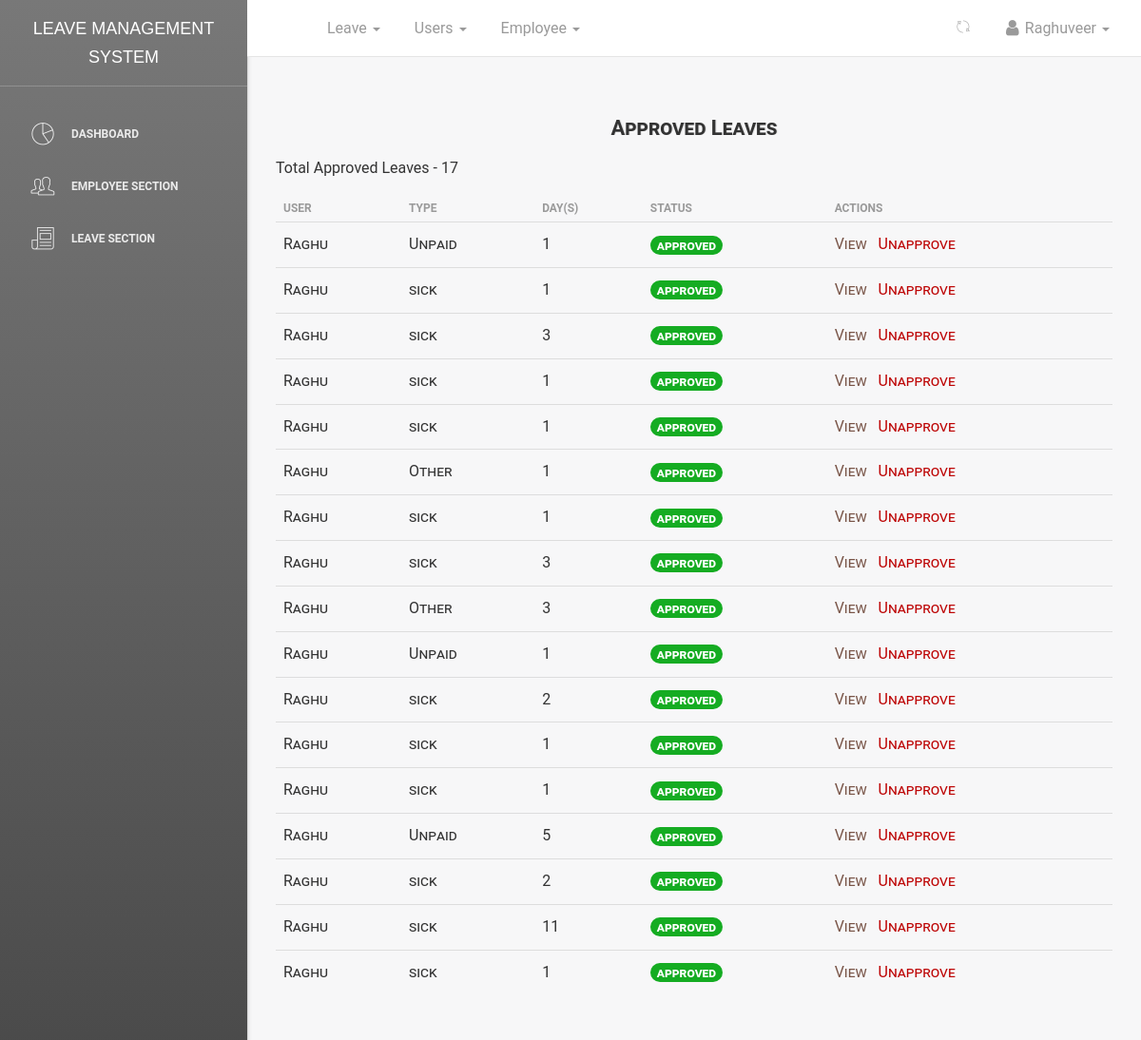
/dashboard/leaves/approved/all/ (signed in), run on an earlier commit of the app's database.
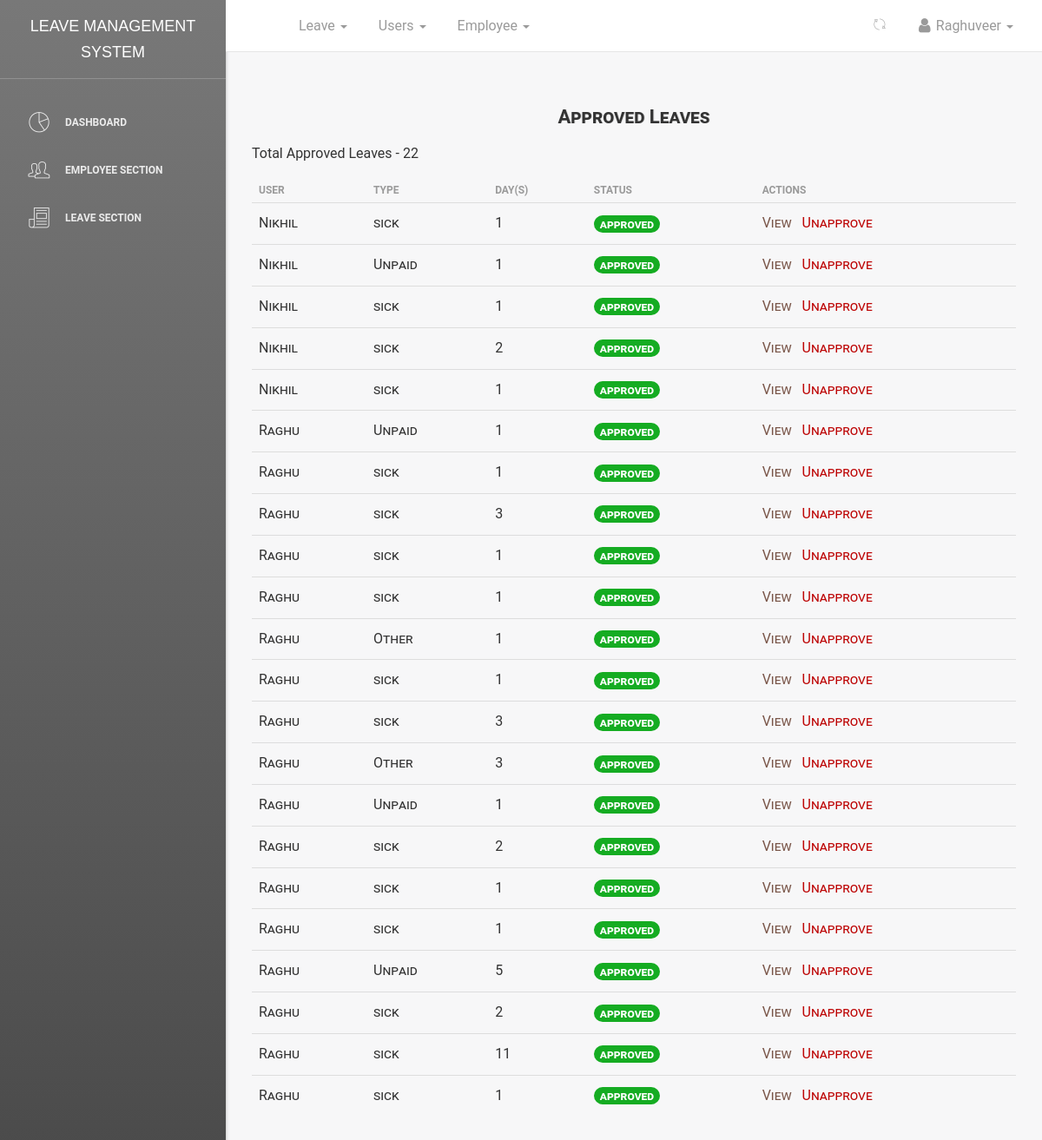
And on a later commit of the database.
### leave/models.py (models this page shows, shortened)
class Leave(models.Model):
    user = models.ForeignKey(User, on_delete=models.CASCADE, default=1)
    startdate = models.DateField(verbose_name=_('Start Date'), help_text='leave start date is on ..', null=True,
                                 blank=False)
    enddate = models.DateField(verbose_name=_('End Date'), help_text='coming back on ...', null=True, blank=False)
    leavetype = models.CharField(choices=LEAVE_TYPE, max_length=25, default=SICK, null=True, blank=False)
    reason = models.CharField(verbose_name=_('Reason for Leave'), max_length=255,
                              help_text='add additional information for leave', null=True, blank=True)
    status = models.CharField(max_length=12, default='pending')  # pending,approved,rejected,cancelled
    is_approved = models.BooleanField(default=False)  # hide
    updated = models.DateTimeField(auto_now=True, auto_now_add=False)
    created = models.DateTimeField(auto_now=False, auto_now_add=True)
    objects = LeaveManager()
    Tempdays = 0
    date_of_approved_leave = 0
    class Meta:
        verbose_name = _('Leave')
        verbose_name_plural = _('Leaves')
        ordering = ['-created']  # recent objects
    def businessDays(self, startdate, enddate):
        from datetime import datetime, timedelta
        test_date1, test_date2 = startdate, enddate
        dates = (test_date1 + timedelta(idx + 1)
                 for idx in range((test_date2 - test_date1).days))
        res = sum(1 for day in dates if day.weekday() < 5)
        holiday_list = [
            (12, 25),  # Christmas
            (1, 1)  # New Year
        ]
        for month, day in holiday_list:
            if (startdate.month == month and startdate.day <= day) or (enddate.month == month and enddate.day >= day):
                res -= 1
        return res
    @property
    def leave_days(self):
        days_count = ''
        startdate = self.startdate
        enddate = self.enddate
        if startdate > enddate:
            return
        dates = (enddate - startdate)
        Leave.Tempdays = dates.days
        print("leaves applied", Leave.Tempdays)
        busineesDay = self.businessDays(startdate, enddate)
        print("busineesDay : ", busineesDay)
        Leave.Tempdays = busineesDay
        Leave.date_of_approved_leave = self.created
        return busineesDay

### dashboard/views.py (the view)
# urls.py: path('leaves/approved/all/', views.leaves_approved_list, name='approvedleaveslist'),
def leaves_approved_list(request):
    if not request.user.is_superuser:
        return redirect('/')
    department_id = None
    if request.user.username == "Raghuveer":
        department_id = 3
    elif request.user.username == "Akhil":
        department_id = 4
    elif request.user.username == "Vasu":
        department_id = 2
    if department_id:
        leaves = Leave.objects.all_approved_leaves().filter(user__employee__department_id=department_id)
    return render(request, 'dashboard/leaves_approved.html', {'leave_list': leaves, 'title': 'approved leave list'})

### leave/manager.py (called while the page is built)
    def all_approved_leaves(self):
        return super().get_queryset().filter(status='approved')

### templates/dashboard/leaves_approved.html (shortened to what this page needs)
{% extends '_layout.html' %}
{% block navheader %}
{% include 'includes/navheader_employee_app.html' %}
{% endblock %}
{% block content %}
<section class="content">
    <section class="container-fluid">
        <section class="row">
            <section class="col col-sm-12 offset-sm-2">
                <div class="table-responsive table-shadow">
                    <div class="text-center table-description">
                        <h4 class="title-h3" style="text-shadow: 1px 0px rgba(0,0,0,0.11)">Approved Leaves</h4>
                    </div>
                    <section class="total-leaves-count">
                        {% if leave_list %}
                        <p>Total Approved Leaves - <span>{{ leave_list.count }}</span></p>
                        {% endif %}
                    </section>
                    <table class="table">
                        <thead>
                        <tr>
                            <th scope="col"><b>User</b></th>
                            <th scope="col"><b>Type</b></th>
                            <th scope="col"><b>Day(s)</b></th>
                            <th scope="col"><b>Status</b></th>
                            <th scope="col"><b>Actions</b></th>
                        </tr>
                        </thead>
                        <tbody>
                        {% for leave in leave_list %}
                        <tr>
                            <td>{{ leave.user }}</td>
                            <td>{{ leave.leavetype}}</td>
                            <td>{{ leave.leave_days }}</td>
                            <td><span class="badge badge-success"
                                      style="background-color:rgb(21, 172, 34); font-size: 14px;">{{ leave.status }}</span>
                            </td>
                            <td>
                                <a href="{% url 'dashboard:userleaveview' leave.id %}" style="color: #795548;">
                                    <span>View &nbsp;</span>
                                </a>
                                <a href="{% url 'dashboard:userleaveunapprove' leave.id %}" style="color:#bd0404;">
                                    <span>Unapprove</span>
                                </a>
                            </td>
                        </tr>
                        {% endfor %}
                        </tbody>
                    </table>
                </div>
            </section>
        </section>
    </section>
</section>
{% endblock %}

What changed in the data, as far as the page shows it:
added Leave: user "Nikhil", leavetype "sick", leave_days "1", status "approved"
added Leave: user "Nikhil", leavetype "Unpaid", leave_days "1", status "approved"
added Leave: user "Nikhil", leavetype "sick", leave_days "1", status "approved"
added Leave: user "Nikhil", leavetype "sick", leave_days "2", status "approved"
added Leave: user "Nikhil", leavetype "sick", leave_days "1", status "approved"
Also different on the page:
{{ leave_list.count }}: "17" → "22"
